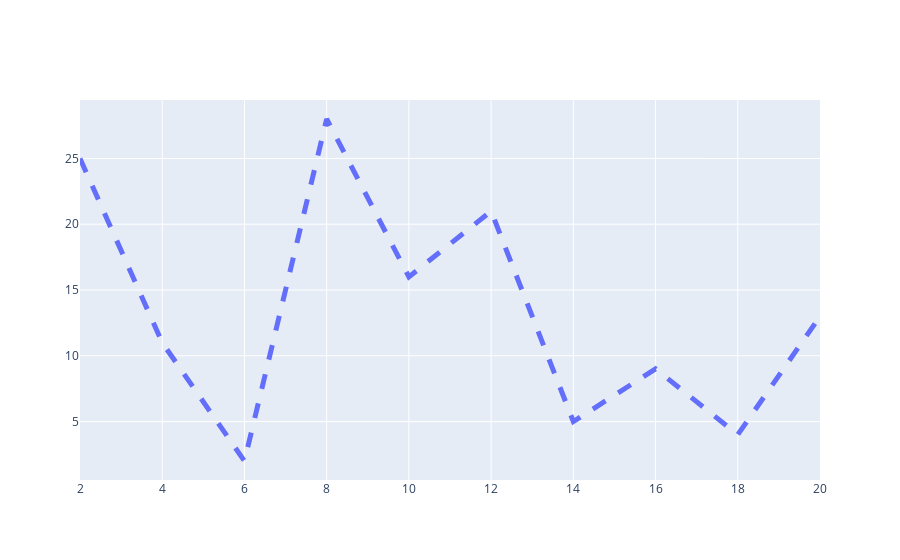

Write notebook code for a chart like this one.
### Markdown cell above
Y para cambiar el tipo de linea podemos usar "mode" = "lines" y agregar el diccionario line con los parametros que buscamos.

### Code cell
#Hagamos un grafico de lineas.
from plotly.offline import iplot
import plotly.graph_objects as go
import numpy as np

values_x = np.array([2, 4, 6, 8 , 10 , 12, 14, 16, 18, 20]) #Generamos 10 valores para el eje x
values_y = np.random.randint(low=0, high=30, size=10) #Generamos 10 valores aleatorios entre 0 y 30
print("Values are: ", values) #Imprimimos los valores generados

data = [go.Scatter(x=values_x, y=values_y, mode="lines", line=dict(width=5, dash='dash'))] #Creamos un objeto de tipo scatter con los valores generados anteriormente y lo guardamos en la variable data
iplot(data) #Graficamos los valores

### Figure 1 — Plotly figure (JSON) as saved in the notebook; plotly's stock layout.template omitted (floating-point values rounded to 4 significant figures)
{"data": [{"line": {"dash": "dash", "width": 5}, "mode": "lines", "type": "scatter", "x": [2, 4, 6, 8, 10, 12, 14, 16, 18, 20], "y": [25, 11, 2, 28, 16, 21, 5, 9, 4, 13]}], "layout": {}}
